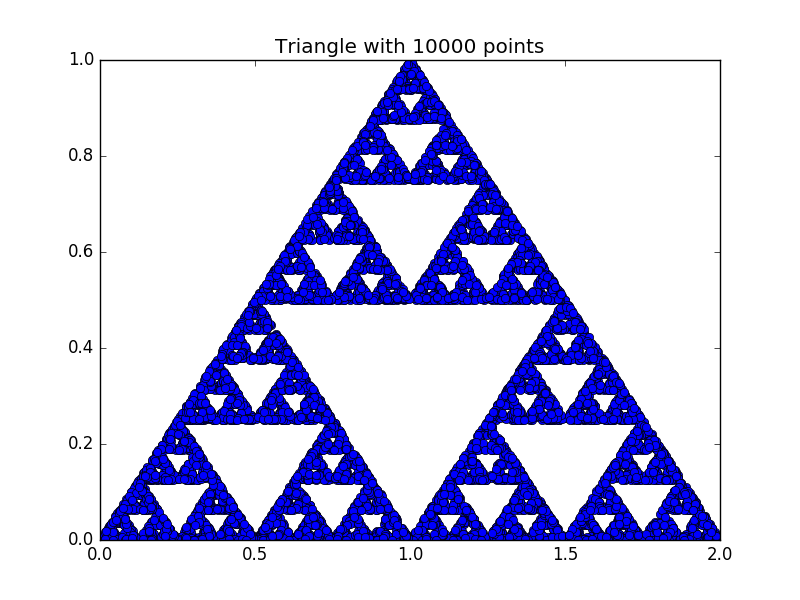

Source code (Python):
'''
#2: Drawing the Sierpin´  ski Triangle
The Sierpin´  ski triangle, named after the Polish mathematician Wacław 
Sierpin´  ski, is a fractal that is an 
equilateral triangle composed of smaller 
equilateral triangles embedded inside it. 
Each of the transformations has an equal probability of being 
selected—1/3. Your challenge here is to write a program that draws the 
Sierpin´  ski triangle composed of a 
certain number of points specified as 
input. 
'''
import random
import matplotlib.pyplot as plt

def transformation_1(p):
	x = p[0]
	y = p[1]
	x1 = 0.5*x 
	y1 = 0.5*y
	return x1, y1

def transformation_2(p):
	x = p[0]
	y = p[1]
	x1 = 0.5*x + 0.5
	y1 = 0.5*y + 0.5
	return x1, y1

def transformation_3(p):
	x = p[0]
	y = p[1]
	x1 = 0.5*x + 1
	y1 = 0.5*y
	return x1, y1


def get_index(probability):
	r = random.random()
	c_probability = 0
	sum_probability = []
	for p in probability:
		c_probability += p
		sum_probability.append(c_probability)
	for item, sp in enumerate(sum_probability):
		if r <= sp:
			return item
	return len(probability)-1

def transform(p):
	# List of transformation functions
	transformations = [transformation_1, transformation_2, 
		transformation_3]
	probability = [1/3, 1/3, 1/3]
	# Pick a random transformation function and call it
	tindex = get_index(probability)
	t = transformations[tindex]
	x, y = t(p)
	return x, y

def draw_fern(n):
	# We start with (0, 0)
	x = [0]
	y = [0]
	x1, y1 = 0, 0
	for i in range(n):
		x1, y1 = transform((x1, y1))
		x.append(x1)
		y.append(y1)
	return x, y


n = int(input('Enter the number of points in the Triangle: '))
x, y = draw_fern(n)
# Plot the points
plt.plot(x, y, 'o')
plt.title('Triangle with {0} points'.format(n))
plt.savefig('sierpinski_triangle.png')
plt.show()
